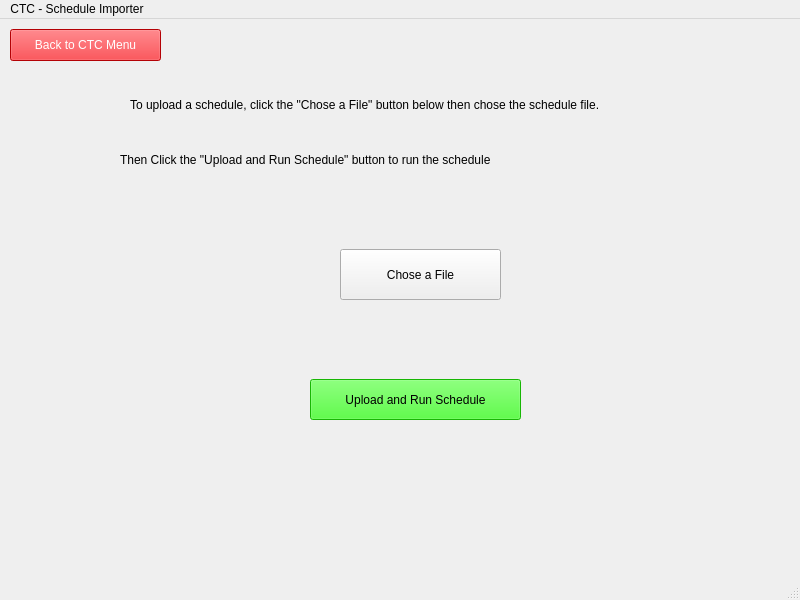
<?xml version="1.0" encoding="UTF-8"?>
<ui version="4.0">
 <class>MainWindow</class>
 <widget class="QMainWindow" name="MainWindow">
  <property name="geometry">
   <rect>
    <x>0</x>
    <y>0</y>
    <width>800</width>
    <height>600</height>
   </rect>
  </property>
  <property name="windowTitle">
   <string>MainWindow</string>
  </property>
  <widget class="QWidget" name="centralwidget">
   <widget class="QLabel" name="ScheduleAddInstructions">
    <property name="geometry">
     <rect>
      <x>130</x>
      <y>50</y>
      <width>601</width>
      <height>71</height>
     </rect>
    </property>
    <property name="text">
     <string>To upload a schedule, click the &quot;Chose a File&quot; button below then chose the schedule file.</string>
    </property>
   </widget>
   <widget class="QPushButton" name="ChoseFile">
    <property name="geometry">
     <rect>
      <x>340</x>
      <y>230</y>
      <width>161</width>
      <height>51</height>
     </rect>
    </property>
    <property name="text">
     <string>Chose a File</string>
    </property>
   </widget>
   <widget class="QPushButton" name="UploadAndRun">
    <property name="geometry">
     <rect>
      <x>310</x>
      <y>360</y>
      <width>211</width>
      <height>41</height>
     </rect>
    </property>
    <property name="styleSheet">
     <string notr="true">background-color: rgb(33, 255, 6);
</string>
    </property>
    <property name="text">
     <string>Upload and Run Schedule</string>
    </property>
   </widget>
   <widget class="QPushButton" name="BackToMainMenu">
    <property name="geometry">
     <rect>
      <x>10</x>
      <y>10</y>
      <width>151</width>
      <height>32</height>
     </rect>
    </property>
    <property name="styleSheet">
     <string notr="true">background-color: rgb(252, 1, 7);
color: rgb(255, 255, 255);</string>
    </property>
    <property name="text">
     <string>Back to CTC Menu</string>
    </property>
   </widget>
   <widget class="QLabel" name="ScheduleAddInstructions_2">
    <property name="geometry">
     <rect>
      <x>120</x>
      <y>90</y>
      <width>621</width>
      <height>101</height>
     </rect>
    </property>
    <property name="text">
     <string>Then Click the &quot;Upload and Run Schedule&quot; button to run the schedule</string>
    </property>
   </widget>
   <widget class="QLabel" name="FilePath">
    <property name="geometry">
     <rect>
      <x>90</x>
      <y>290</y>
      <width>651</width>
      <height>31</height>
     </rect>
    </property>
    <property name="styleSheet">
     <string notr="true">color: rgb(0, 0, 255);</string>
    </property>
    <property name="text">
     <string/>
    </property>
   </widget>
   <widget class="QLabel" name="ConfErr">
    <property name="geometry">
     <rect>
      <x>90</x>
      <y>470</y>
      <width>651</width>
      <height>31</height>
     </rect>
    </property>
    <property name="styleSheet">
     <string notr="true">color: rgb(64, 128, 2);</string>
    </property>
    <property name="text">
     <string/>
    </property>
   </widget>
  </widget>
  <widget class="QMenuBar" name="menubar">
   <property name="geometry">
    <rect>
     <x>0</x>
     <y>0</y>
     <width>800</width>
     <height>24</height>
    </rect>
   </property>
   <widget class="QMenu" name="menuCTC_Schedule_Importer">
    <property name="title">
     <string>CTC - Schedule Importer</string>
    </property>
   </widget>
   <addaction name="menuCTC_Schedule_Importer"/>
  </widget>
  <widget class="QStatusBar" name="statusbar"/>
 </widget>
 <resources/>
 <connections/>
</ui>
